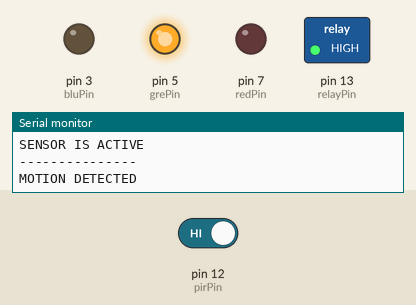
Simulated run of this sketch. Board: Arduino Uno, built with avr-gcc and run on an emulated ATmega328P. Parts: switched loads named in the sketch (green lamp = pin HIGH), output pins drawn as LEDs (lit = HIGH), the last lines printed to the serial monitor. Inputs (shaded band) come from the test bench; at power-on: pin 12 (pirPin) HIGH.

Above: at 25.96 s.
At 26.16 s:
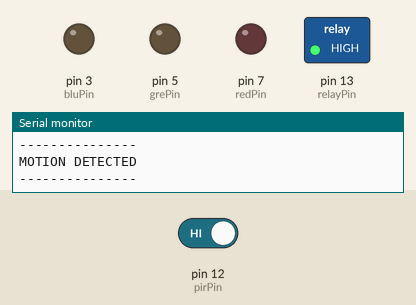
Timing chart, 0 to 28.9 s (numbered marks = the images above):
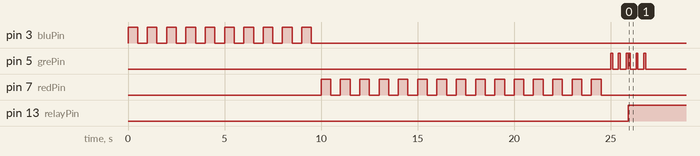

Measured:
- by itself, pin 5 (grePin): HIGH → LOW at 25.1 s, → HIGH 0.30 s later, → LOW 0.10 s later, → HIGH 0.30 s later, … (11 changes in this stretch)
- by itself, pin 13 (relayPin): LOW → HIGH at 25.9 s

The sketch:

motion_box.ino
```cpp
/*
 * This simple project uses a PIR sensor and a relay in order to turn on a house appliance with motion.
 *
 * The PIR Sensor is an easy to use digital infrared motion sensor module.
 *
 * The sensor's output pin goes to HIGH if motion is present; else it will go LOW.
 *
 * @author: Aidan Melen
 * @date: 05/14/2015
 */

const int redPin = 7;
const int grePin = 5;
const int bluPin = 3;

const int pirPin = 12; //the digital pin connected to the PIR sensor's output
const int relayPin = 13;

const int setupTime = 10;
const int calibrationTime = 15; // the time we give the sensor to calibrate (10-60 secs according to the datasheet)
const int powerTime = 25; // minutes
const int resetTime = 300; // seconds

boolean first = true;
boolean reset = true;

/*
  red led function
  **/
void redLed()
{
  digitalWrite(redPin, 255); //turn ON
  digitalWrite(grePin, 0); //turn ON
  digitalWrite(bluPin, 0); //turn ON
  delay(500); // delay 0.5 seconds
  digitalWrite(redPin, LOW); // turn OFF
  digitalWrite(grePin, LOW); // turn OFF
  digitalWrite(bluPin, LOW); // turn OFF
  delay(500);
}

/*
  green led  ON function. Three blinks total
  **/
void greenLed()
{
  digitalWrite(redPin, 0); //turn ON
  digitalWrite(grePin, 255); //turn ON
  digitalWrite(bluPin, 0); //turn ON
  delay(100);
  digitalWrite(redPin, LOW); // turn OFF
  digitalWrite(grePin, LOW); // turn OFF
  digitalWrite(bluPin, LOW); // turn OFF
  delay(300);
  digitalWrite(redPin, 0);
  digitalWrite(grePin, 255);
  digitalWrite(bluPin, 0);
  delay(100);
  digitalWrite(redPin, LOW);
  digitalWrite(grePin, LOW);
  digitalWrite(bluPin, LOW);
  delay(300);
  digitalWrite(redPin, 0);
  digitalWrite(grePin, 255);
  digitalWrite(bluPin, 0);
  delay(100);
  digitalWrite(redPin, LOW);
  digitalWrite(grePin, LOW);
  digitalWrite(bluPin, LOW);
}

/*
  blue led function
  **/
void blueLed()
{
  digitalWrite(redPin, 0); //turn ON
  digitalWrite(grePin, 0); //turn ON
  digitalWrite(bluPin, 255); //turn ON
  delay(500); // delay 0.5 seconds
  digitalWrite(redPin, LOW); // turn OFF
  digitalWrite(grePin, LOW); // turn OFF
  digitalWrite(bluPin, LOW); // turn OFF
  delay(500);
}

/*
  yellow led function
  **/
void yellowLed()
{
  digitalWrite(redPin, 200); //turn ON
  digitalWrite(grePin, 255); //turn ON
  digitalWrite(bluPin, 0); //turn ON
  delay(500); // delay 0.5 seconds
  digitalWrite(redPin, LOW); // turn OFF
  digitalWrite(grePin, LOW); // turn OFF
  digitalWrite(bluPin, LOW); // turn OFF
  delay(500);
}


/*
  Setup function
  **/
void setup() {
  Serial.begin(9600);
  pinMode(pirPin, INPUT);
  pinMode(redPin, OUTPUT);
  pinMode(grePin, OUTPUT);
  pinMode(bluPin, OUTPUT);
  pinMode(relayPin, OUTPUT);

  digitalWrite(pirPin, HIGH);
  digitalWrite(redPin, LOW);
  digitalWrite(grePin, LOW);
  digitalWrite(bluPin, LOW);
  digitalWrite(relayPin, LOW);

  Serial.println("ALLOW HUMAN TO GET OUT OF THE WAY OF SENSOR");
  for (int i = setupTime; i > 0; i--) {
    Serial.println(i);
    blueLed();
  }

  // give the sensor some time to calibrate
  Serial.println();
  Serial.println("CALIBRATING PIR SENSOR:");
  for (int i = calibrationTime; i >= 0; i--) {
    Serial.println(i);
    if (i == 0) {
      greenLed();
    } else {
      redLed();
    }
  }
  Serial.println();
  Serial.println("SENSOR IS ACTIVE");
  Serial.println();
}


void powerCycle() {
  digitalWrite(relayPin, HIGH);
  greenLed();
  Serial.print("Running Power Cycle for "); Serial.print(powerTime); Serial.println(" Minutes");
  for (int i = 1; i <= powerTime; i++) {
    delay(60000);
    Serial.print("Minute: ");
    Serial.println(i);
  }
}


/*
 Loop function
 **/
void loop() {

  first = true;

  if (digitalRead(pirPin) == HIGH) { // inital object was detected
    if (first) {
      Serial.println("---------------"); Serial.println("MOTION DETECTED"); Serial.println("---------------"); Serial.println();
      first = false;
    }

    powerCycle(); // run for powerTime

    for (int i = 1; i <= resetTime; i++) { // Check for reset motion during the last five minutes of activation time

      if (digitalRead(pirPin) == HIGH) {
        Serial.println("---------------"); Serial.println("REACTIVATE TIMER"); Serial.println("---------------"); Serial.println();
        powerCycle(); // run for powerTime
        i = 0;

      } else { // PIR is Low
        yellowLed();
        Serial.println(i);
      }
    } // end loop()
  } // end PIR if

if (digitalRead(pirPin) == LOW) { // no object was detected
  digitalWrite(relayPin, LOW);
  first = true;
}
}
```
